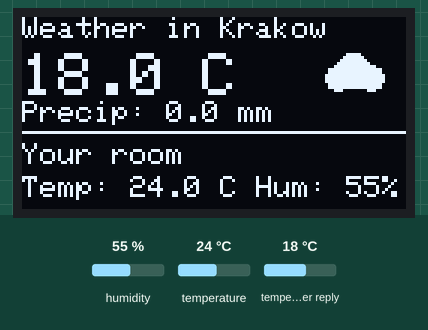
Simulated run of this sketch. Board: ESP32. On the bench: 128×64 one-colour display. The inputs (shaded band) are chosen by the test bench; at power-on: humidity 55 %, temperature 24 °C, temperature in the weather reply 18 °C. WiFi joins after 1.5 s; servers stay silent unless stated; web services answer with replies made up by the test bench; what the sketch prints to the serial monitor is not drawn.

Above: at 2.9 s.
3.0 s: humidity set to 22 %
At 7.6 s:
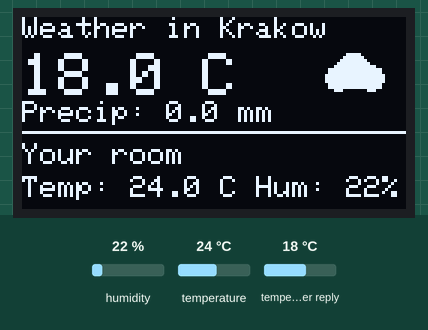
9.0 s: temperature set to 12 °C
At 12.5 s:
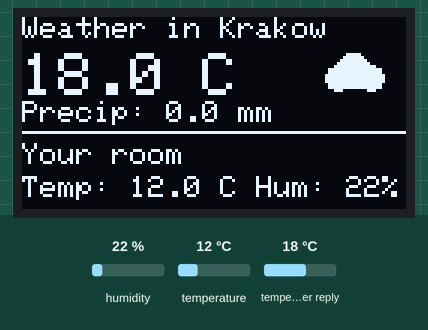
15.0 s: humidity set to 40 %
At 17.3 s:
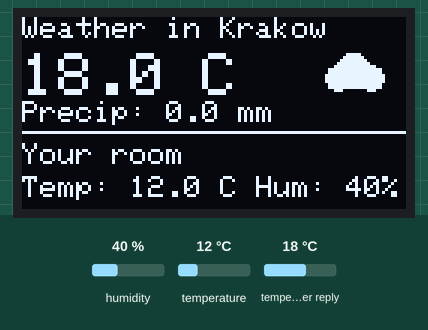
21.0 s: temperature set to 19 °C
Timing chart, 0 to 24.0 s (numbered marks = the images above; inputs shaded):
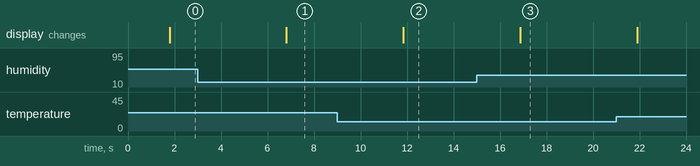

The sketch:

weather_station.ino
```cpp
/*
 * Project: Smart IoT Weather Station
 * Description: ESP32 station fetching outdoor weather from Open-Meteo API
 *              and indoor data from BME280 sensor.
 * Hardware: ESP32 DevKit, SH1106 1.3" OLED, BME280 sensor.
 * Author: [gabi0918]
 */

#include <WiFi.h>
#include <HTTPClient.h>
#include <ArduinoJson.h>
#include <Wire.h>
#include <Adafruit_GFX.h>
#include <Adafruit_SH110X.h>
#include <Adafruit_Sensor.h>
#include <Adafruit_BME280.h>

// --- CONFIGURATION ---
const char* ssid     = "Your SSID";
const char* password = "Your Password";

// Open-Meteo API URL (Krakow coordinates)
String url = "http://api.open-meteo.com/v1/forecast?latitude=50.06&longitude=19.94&current=temperature_2m,relative_humidity_2m,precipitation,weather_code&timezone=auto";

// Display & Sensor Settings
Adafruit_SH1106G display = Adafruit_SH1106G(128, 64, &Wire, -1);
Adafruit_BME280 bme;

// Variables for Weather Data
float outTemp, outHum, precipitation;
int weatherCode;

// --- ICONS ---
void drawSun() {
  display.drawCircle(110, 18, 5, SH110X_WHITE);
  for(int i=0; i<360; i+=45) {
    float angle = i * 3.14 / 180;
    display.drawLine(110+cos(angle)*7, 18+sin(angle)*7, 110+cos(angle)*10, 18+sin(angle)*10, SH110X_WHITE);
  }
}

void drawCloud() {
  display.fillCircle(105, 20, 4, SH110X_WHITE);
  display.fillCircle(110, 17, 5, SH110X_WHITE);
  display.fillCircle(116, 20, 4, SH110X_WHITE);
  display.fillRect(105, 20, 11, 4, SH110X_WHITE);
}

// --- API FETCHING ---
void getWeatherData() {
  if (WiFi.status() == WL_CONNECTED) {
    HTTPClient http;
    http.begin(url);
    if (http.GET() > 0) {
      JsonDocument doc;
      deserializeJson(doc, http.getString());
      outTemp = doc["current"]["temperature_2m"];
      outHum = doc["current"]["relative_humidity_2m"];
      precipitation = doc["current"]["precipitation"];
      weatherCode = doc["current"]["weather_code"];
    }
    http.end();
  }
}

void setup() {
  Serial.begin(115200);
  Wire.begin(21, 22);

  display.begin(0x3c, true);
  bme.begin(0x76);

  display.clearDisplay();
  display.setTextColor(SH110X_WHITE);
  display.setCursor(0, 0);
  display.println("System starting...");
  display.println("Connecting to WiFi...");
  display.display();

  WiFi.begin(ssid, password);
  while (WiFi.status() != WL_CONNECTED) {
    delay(500);
    Serial.print(".");
  }

  getWeatherData();
}

void loop() {
  float inTemp = bme.readTemperature();
  float inHum = bme.readHumidity();

  display.clearDisplay();

  // --- TOP SECTION: OUTDOOR (API) ---
  display.setCursor(0, 0);
  display.setTextSize(1);
  display.println("Weather in Krakow");

  if (WiFi.status() == WL_CONNECTED) {
    display.setCursor(0, 12);
    display.setTextSize(2);
    display.print(outTemp, 1); display.println(" C");

    display.setTextSize(1);
    display.print("Precip: "); display.print(precipitation, 1); display.println(" mm");

    // Draw icon next to temp
    if (weatherCode == 0) drawSun();
    else drawCloud();
  } else {
    display.setCursor(0, 15);
    display.println("WiFi Disconnected");
  }

  // --- DIVIDER LINE ---
  display.drawLine(0, 38, 128, 38, SH110X_WHITE);

  // --- BOTTOM SECTION: INDOOR (SENSOR) ---
  display.setCursor(0, 42);
  display.setTextSize(1);
  display.println("Your room");

  display.setCursor(0, 53);
  display.print("Temp: "); display.print(inTemp, 1); display.print(" C");
  display.print(" Hum: "); display.print(inHum, 0); display.println("%");

  display.display();

  // Update API every 10 minutes
  static unsigned long lastUpdate = 0;
  if (millis() - lastUpdate > 600000) {
    getWeatherData();
    lastUpdate = millis();
  }

  delay(5000);
}
```

Measured:
- after the input at 3.0 s, the display: changes after 3.8 s (image 1)
- after the input at 9.0 s, the display: changes after 2.8 s (image 2)
- after the input at 15.0 s, the display: changes after 1.9 s (image 3)
